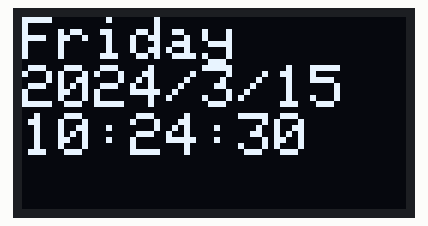
A sketch run on a simulated Arduino Uno, built with avr-gcc and run on an emulated ATmega328P. Shown: 128×64 one-colour display. The local clock reads 2024-03-15 10:24:30 at power-on unless the sketch sets it; what the sketch prints to the serial monitor is not drawn.

Above: at 0.1 s.
At 4.2 s:
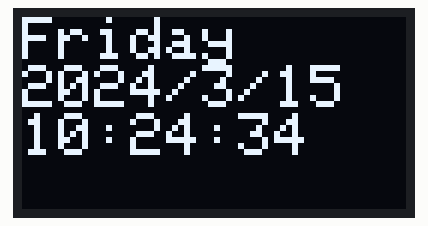
At 9.4 s:
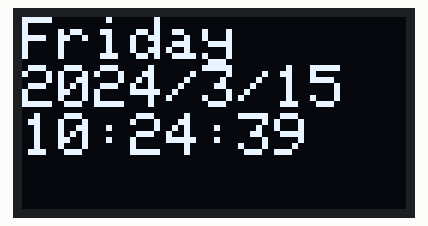
At 18.7 s:
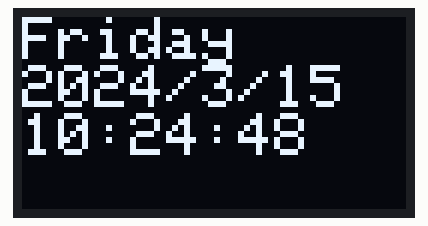
At 28.0 s:
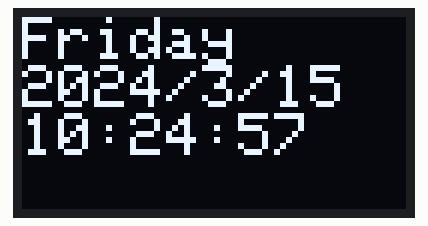
At 38.3 s:
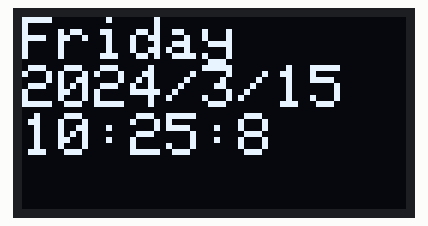

The sketch:

D1_to_SSD1306-Watch.ino
```cpp
// Arduino D1 Mini with SSD1306 and Dallas RTC DS1307 watch.
// By Bob Davis on 9/14/2021
// Based on code from Adafruit
//
// Plan to add MAX1302 Heartbeat detection and accelerometer.
//
#include <SPI.h>
#include <Wire.h>
#include <Adafruit_GFX.h>
#include <Adafruit_SSD1306.h>
#include "RTClib.h"
RTC_DS1307 rtc;
char daysOfTheWeek[7][12] = {"Sunday", "Monday", "Tuesday", "Wednesday", "Thursday", "Friday", "Saturday"};

#define SCREEN_WIDTH 128 // OLED display width, in pixels
#define SCREEN_HEIGHT 64 // OLED display height, in pixels
#define OLED_RESET 0  // Normally 4 => UNO
#define SCREEN_ADDRESS 0x3C
//Adafruit_SSD1306 display(OLED_RESET);
Adafruit_SSD1306 display(SCREEN_WIDTH, SCREEN_HEIGHT, &Wire, OLED_RESET);

void setup()   {
  Serial.begin(9600);
  // SSD1306_SWITCHCAPVCC = generate display voltage from 3.3V internally
  if(!display.begin(SSD1306_SWITCHCAPVCC, SCREEN_ADDRESS)) {
    Serial.println(F("SSD1306 allocation failed"));
    for(;;); // Don't proceed, loop forever
  }
  #ifndef ESP8266
    while (!Serial); // wait for serial port to connect. Needed for native USB
  #endif

  if (! rtc.begin()) {
    Serial.println("Couldn't find RTC");
    Serial.flush();
    abort();
  }

  if (! rtc.isrunning()) {
    Serial.println("RTC is NOT running, let's set the time!");
    // When time needs to be set on a new device, or after a power loss, the
    // following line sets the RTC to the date & time this sketch was compiled
    rtc.adjust(DateTime(F(__DATE__), F(__TIME__)));
  }
}

void loop() {
    DateTime now = rtc.now();
    Serial.print(now.year(), DEC);
    Serial.print('/');
    Serial.print(now.month(), DEC);
    Serial.print('/');
    Serial.print(now.day(), DEC);
    Serial.print(" (");
    Serial.print(daysOfTheWeek[now.dayOfTheWeek()]);
    Serial.print(") ");
    Serial.print(now.hour(), DEC);
    Serial.print(':');
    Serial.print(now.minute(), DEC);
    Serial.print(':');
    Serial.print(now.second(), DEC);
    Serial.println();

    //Add stuff into the 'display buffer'
    display.clearDisplay();
    display.setTextSize(2);
    display.setTextColor(SSD1306_WHITE);
    display.setCursor(0,0);
    display.println(daysOfTheWeek[now.dayOfTheWeek()]);
    // Line 2
    display.print(now.year(), DEC);
    display.print('/');
    display.print(now.month(), DEC);
    display.print('/');
    display.println(now.day(), DEC);
    // Line 3
    display.print(now.hour(), DEC);
    display.print(':');
    display.print(now.minute(), DEC);
    display.print(':');
    display.print(now.second(), DEC);
    // Send to display
    display.display(); //output 'display buffer' to screen

    delay(1000);
}
```

Measured:
- what the display in image 1 shows lasts 1.0 s, from 4.2 s to 5.2 s
